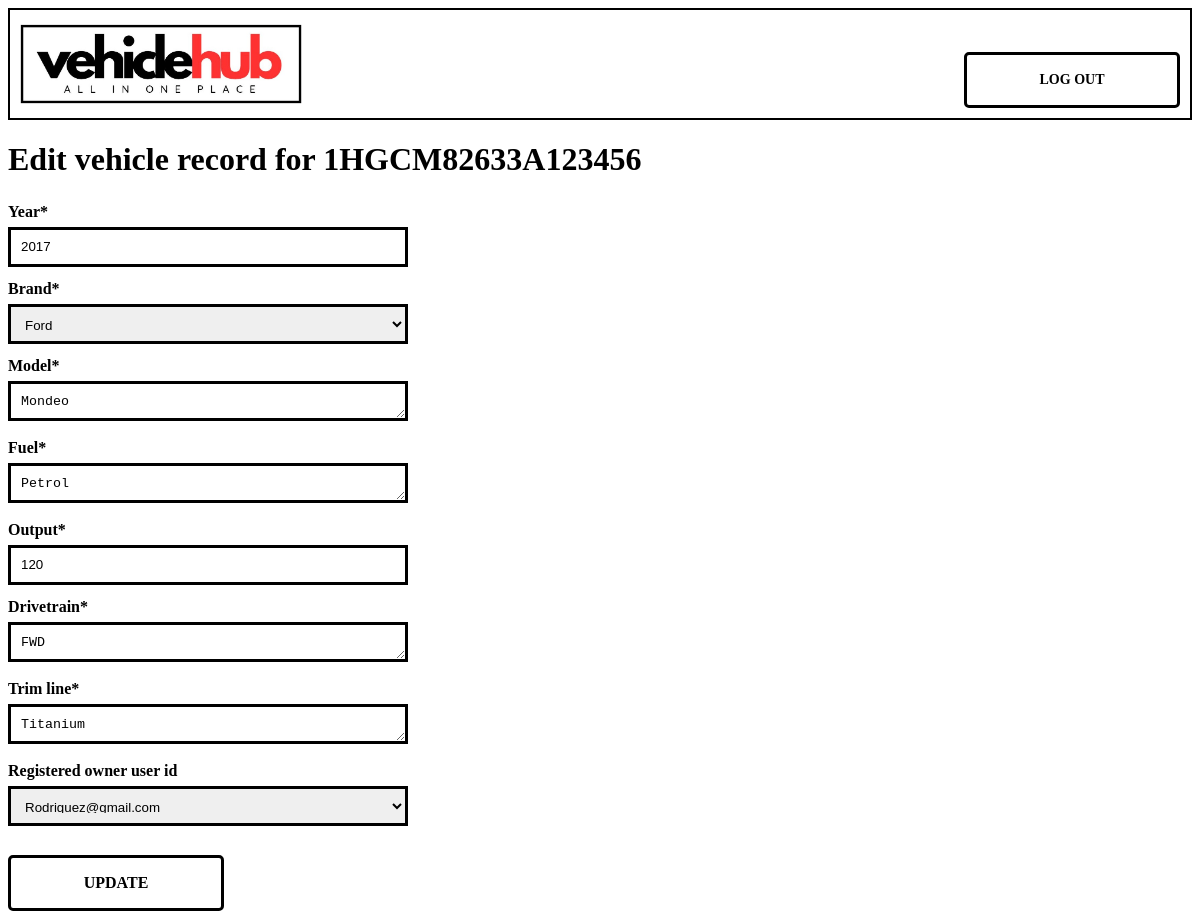
Before: /vehiclehub/vehicle/7/LDB715/edit with the older database file.
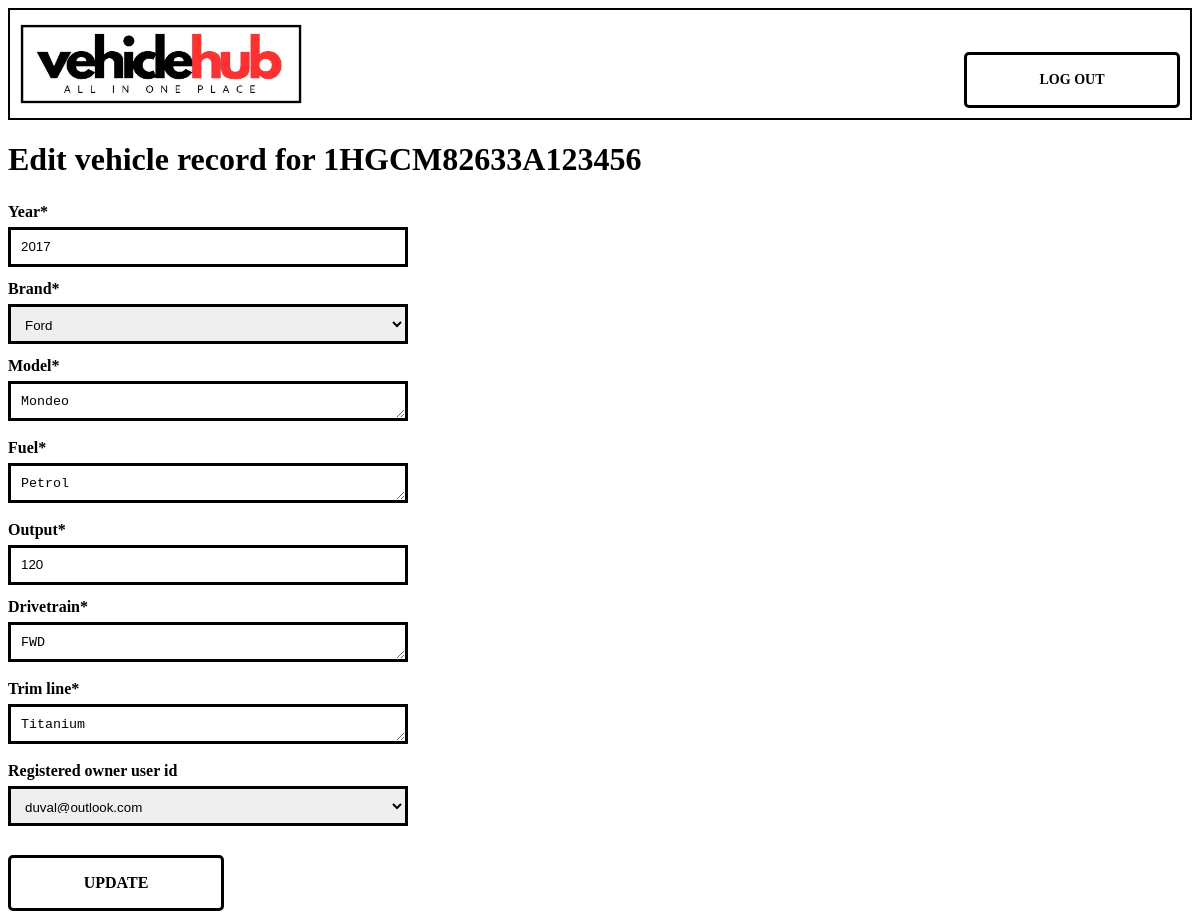
After: the same page with the newer database file.
### VehicleHub/models.py (models this page shows)
class Vehicle(models.Model):
    VIN = models.TextField(max_length=20, null=False)
    year = models.IntegerField(null=False)
    brand = models.ForeignKey(VehicleMake, on_delete=models.CASCADE)
    model = models.TextField(max_length=20, null=False)
    fuel = models.TextField(max_length=20, null=False)
    output = models.IntegerField(null=False)
    drivetrain = models.TextField(max_length=20, null=False)
    trim_line = models.TextField(max_length=20, null=False)
    registered_owner_user_id = models.ForeignKey(CustomUser, on_delete=models.CASCADE, null=True)
    def __str__(self):
        return self.VIN

### VehicleHub/views.py (the view, shortened to what this page needs)
# urls.py: path("vehicle/<int:pk>/<str:plate>/edit", views.VehicleUpdateView.as_view(), name = "vehicle_edit" ),
class VehicleUpdateView(UpdateView):
    model = Vehicle
    fields = ['year', 'brand', 'model', 'fuel', 'output', 'drivetrain', 'trim_line', 'registered_owner_user_id']
    template_name = "record_edit.html"
    success_url = reverse_lazy('search_edit_details')
    def get_context_data(self, **kwargs):
        context = super().get_context_data(**kwargs)
        context['my_model'] = "vehicle"
        context['VIN'] = self.object
        return context
    def get_form(self, form_class=None):
        form = super().get_form(form_class)
        form.fields['registered_owner_user_id'].required = False
        return form

### VehicleHub/models.py (called while the page is built)
    def __str__(self):
        return self.email

    def __str__(self):
        return self.brand

### VehicleHub/templates/record_edit.html
{% extends "base.html" %}
{% load static %}
{% load crispy_forms_tags %}
{% block content %}
<h1> Edit {{my_model}} record for {{VIN}}
</h1>
<form class="input-form" action="" method="post">{% csrf_token %}
      <h3>
        {{ form|crispy }}
      </h3>
      <div class="auth_link">
        <button type="submit" class="auth-button">UPDATE</button>
      </div>
  </form>
{% endblock content %}

Changed rows visible on the page:
changed Vehicle "1HGCM82633A123456": registered_owner_user_id "Rodriguez@gmail.com" → "duval@outlook.com"
